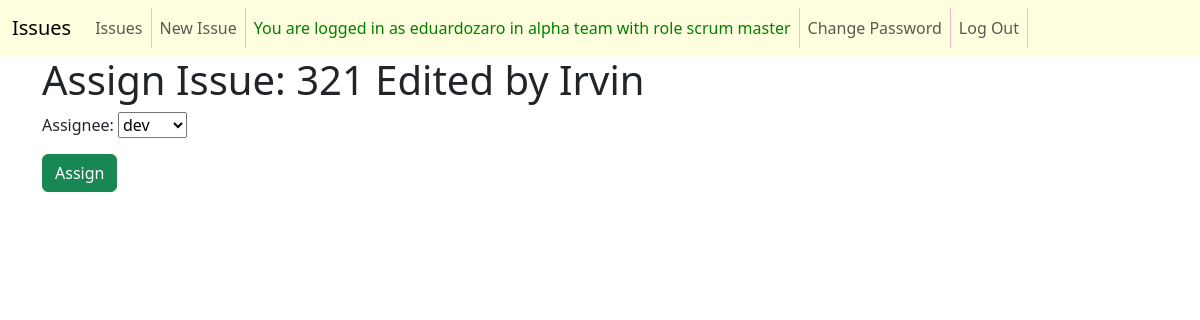
The page /issues/6/assign/ (signed in) on the database its author committed.
### accounts/models.py (models this page shows)
class CustomUser(AbstractUser):
    team = models.ForeignKey(
        Team,
        on_delete=models.CASCADE,
        null=True, blank=True,
    )
    role = models.ForeignKey(
        Role,
        on_delete=models.CASCADE,
        null=True, blank=True,
    )
    def __str__(self):
        return str(self.username)

class Team(models.Model):
    name = models.CharField(max_length=128)
    description = models.CharField(max_length=256)
    def __str__(self):
        return self.name

class Role(models.Model):
    name = models.CharField(max_length=128)
    description = models.CharField(max_length=256)
    def __str__(self):
        return self.name

### issues/models.py (models this page shows, shortened)
class Issue(models.Model):
    summary = models.CharField(max_length=128)
    description = models.TextField()
    reporter = models.ForeignKey(
        get_user_model(),
        on_delete=models.CASCADE,
        related_name='reporter',
    )
    assignee = models.ForeignKey(
        get_user_model(),
        on_delete=models.CASCADE,
        related_name='assignee',
    )
    created_on = models.DateTimeField(auto_now_add=True)
    status = models.ForeignKey(
        Status,
        on_delete=models.CASCADE,
    )

### issues/views.py (the view)
# urls.py: path("<int:pk>/assign/",views.IssueAssignView.as_view(),name="assign"),
class IssueAssignView(LoginRequiredMixin, UserPassesTestMixin, UpdateView):
    template_name = "issues/assign.html"
    model = Issue
    form_class = FormAssignDeveloper
    def test_func(self):
        return str(self.request.user.role) == "scrum master"

### issues/forms.py
class FormAssignDeveloper(forms.ModelForm):
    class Meta:
        model = Issue
        fields = [
            'assignee',
        ]
    def __init__(self, *args, **kwargs):
        role = Role.objects.get(name="developer")
        super(FormAssignDeveloper, self).__init__(*args, **kwargs)
        self.fields['assignee'].queryset = CustomUser.objects.filter(role=role)

### templates/issues/assign.html (shortened to what this page needs)
{% extends 'base.html' %}
{% block content %}
<h1>Assign Issue: {{ issue.summary|truncatewords:5}}</h1>
<form method="POST">
    {{ form.as_p }}
    <input type="submit" class="btn btn-success" value="Assign">
</form>
{% endblock content %}

### templates/base.html (shortened to what this page needs)
{% load static %}
<!DOCTYPE html>
<html lang="en">
<head>
    <link href="https://cdn.jsdelivr.net/npm/bootstrap@5.3.2/dist/css/bootstrap.min.css" rel="stylesheet"
>
    <link rel="stylesheet" href="{% static 'css/base.css' %}">
</head>
<body>
    <nav class="navbar navbar-expand-lg bg-body-tertiary">
        <div class="container-fluid">
            <a class="navbar-brand" href="{% url 'home' %}">Issues</a>
            <div class="collapse navbar-collapse" id="navbarNav">
                <ul class="navbar-nav">
                    <li class="nav-item">
                        <a class="nav-link" href="{% url 'list' %}">Issues</a>
                    </li>
                    {% if user.is_authenticated %}
                    <li class="nav-item">
                        <a class="nav-link" href="{% url 'new' %}">New Issue</a>
                    </li>
                    <li class="nav-item">
                        <a class="nav-link" style="color:green;">You are logged in as {{user.username}} in {{user.team}} team with role {{user.role}}</a>
                    </li>
                    <li class="nav-item">
                        <a class="nav-link" href="{% url 'password_change' %}">Change Password</a>
                    </li>
                    <li class="nav-item">
                        <a class="nav-link" href="{% url 'logout' %}">Log Out</a>
                    </li>
                    {% endif %}
                </ul>
            </div>
        </div>
    </nav>
    <div class="container">
        {% block content %}{% endblock content %}
    </div>
</body>
</html>

### static/css/base.css (style rules this page uses)
* { margin:0; padding:0; }
.navbar { background:lightyellow!important; }
.navbar li { border-right: 1px solid lightpink; }

### rows shown on the page
CustomUser: username "eduardozaro", team "alpha", role "scrum master"
Issue: summary "321 Edited by Irvin", assignee "dev"
